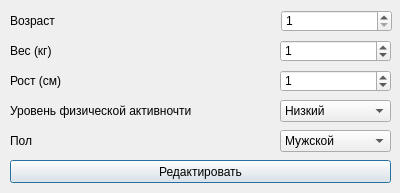
<?xml version="1.0" encoding="UTF-8"?>
<ui version="4.0">
 <class>Dialog</class>
 <widget class="QDialog" name="Dialog">
  <property name="geometry">
   <rect>
    <x>0</x>
    <y>0</y>
    <width>400</width>
    <height>193</height>
   </rect>
  </property>
  <property name="windowTitle">
   <string>Изменить физические характеристики</string>
  </property>
  <widget class="QSpinBox" name="age">
   <property name="geometry">
    <rect>
     <x>281</x>
     <y>10</y>
     <width>111</width>
     <height>22</height>
    </rect>
   </property>
   <property name="minimum">
    <number>1</number>
   </property>
   <property name="maximum">
    <number>120</number>
   </property>
  </widget>
  <widget class="QLabel" name="age_label">
   <property name="geometry">
    <rect>
     <x>10</x>
     <y>10</y>
     <width>261</width>
     <height>22</height>
    </rect>
   </property>
   <property name="text">
    <string>Возраст</string>
   </property>
  </widget>
  <widget class="QLabel" name="weight_label">
   <property name="geometry">
    <rect>
     <x>10</x>
     <y>40</y>
     <width>261</width>
     <height>22</height>
    </rect>
   </property>
   <property name="text">
    <string>Вес (кг)</string>
   </property>
  </widget>
  <widget class="QSpinBox" name="weight">
   <property name="geometry">
    <rect>
     <x>280</x>
     <y>40</y>
     <width>111</width>
     <height>22</height>
    </rect>
   </property>
   <property name="maximum">
    <number>600</number>
   </property>
   <property name="value">
    <number>1</number>
   </property>
  </widget>
  <widget class="QLabel" name="physical_activity_level_label">
   <property name="geometry">
    <rect>
     <x>10</x>
     <y>100</y>
     <width>261</width>
     <height>22</height>
    </rect>
   </property>
   <property name="text">
    <string>Уровень физической активночти</string>
   </property>
  </widget>
  <widget class="QComboBox" name="physical_activity_level">
   <property name="geometry">
    <rect>
     <x>280</x>
     <y>100</y>
     <width>111</width>
     <height>22</height>
    </rect>
   </property>
   <item>
    <property name="text">
     <string>Низкий</string>
    </property>
   </item>
   <item>
    <property name="text">
     <string>Умеренный</string>
    </property>
   </item>
   <item>
    <property name="text">
     <string>Интенсивный</string>
    </property>
   </item>
  </widget>
  <widget class="QPushButton" name="edit_btn">
   <property name="geometry">
    <rect>
     <x>10</x>
     <y>160</y>
     <width>381</width>
     <height>23</height>
    </rect>
   </property>
   <property name="text">
    <string>Редактировать</string>
   </property>
  </widget>
  <widget class="QLabel" name="growth_label">
   <property name="geometry">
    <rect>
     <x>10</x>
     <y>70</y>
     <width>261</width>
     <height>22</height>
    </rect>
   </property>
   <property name="text">
    <string>Рост (см)</string>
   </property>
  </widget>
  <widget class="QSpinBox" name="growth">
   <property name="geometry">
    <rect>
     <x>280</x>
     <y>70</y>
     <width>111</width>
     <height>22</height>
    </rect>
   </property>
   <property name="maximum">
    <number>600</number>
   </property>
   <property name="value">
    <number>1</number>
   </property>
  </widget>
  <widget class="QLabel" name="sex_label">
   <property name="geometry">
    <rect>
     <x>10</x>
     <y>130</y>
     <width>261</width>
     <height>22</height>
    </rect>
   </property>
   <property name="text">
    <string>Пол</string>
   </property>
  </widget>
  <widget class="QComboBox" name="sex">
   <property name="geometry">
    <rect>
     <x>280</x>
     <y>130</y>
     <width>111</width>
     <height>22</height>
    </rect>
   </property>
   <item>
    <property name="text">
     <string>Мужской</string>
    </property>
   </item>
   <item>
    <property name="text">
     <string>Женский</string>
    </property>
   </item>
  </widget>
 </widget>
 <resources/>
 <connections/>
</ui>
